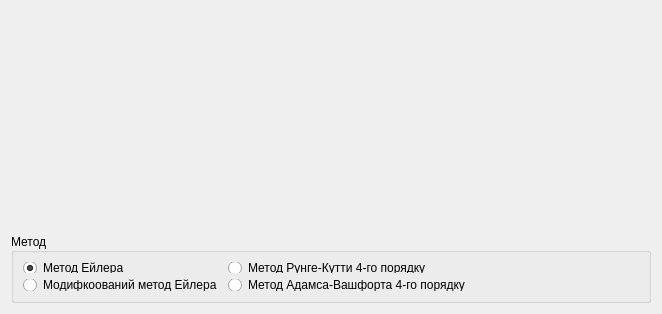
<?xml version="1.0" encoding="UTF-8"?>
<ui version="4.0">
 <class>TabPlot3D</class>
 <widget class="QWidget" name="TabPlot3D">
  <property name="geometry">
   <rect>
    <x>0</x>
    <y>0</y>
    <width>662</width>
    <height>314</height>
   </rect>
  </property>
  <property name="windowTitle">
   <string>Form</string>
  </property>
  <layout class="QVBoxLayout" name="verticalLayout">
   <item>
    <widget class="Plot3D" name="plot3d" native="true"/>
   </item>
   <item>
    <widget class="QGroupBox" name="groupBox">
     <property name="maximumSize">
      <size>
       <width>9999</width>
       <height>70</height>
      </size>
     </property>
     <property name="title">
      <string>Метод</string>
     </property>
     <property name="alignment">
      <set>Qt::AlignLeading|Qt::AlignLeft|Qt::AlignVCenter</set>
     </property>
     <property name="flat">
      <bool>false</bool>
     </property>
     <property name="checkable">
      <bool>false</bool>
     </property>
     <layout class="QFormLayout" name="formLayout">
      <item row="0" column="1">
       <widget class="QRadioButton" name="cbRungeKutta3d">
        <property name="maximumSize">
         <size>
          <width>16777215</width>
          <height>17</height>
         </size>
        </property>
        <property name="text">
         <string>Метод Рунге-Кутти 4-го порядку</string>
        </property>
        <property name="icon">
         <iconset resource="res.qrc">
          <normaloff>:/icons/icons/green.png</normaloff>:/icons/icons/green.png</iconset>
        </property>
       </widget>
      </item>
      <item row="1" column="0">
       <widget class="QRadioButton" name="cbModEulers3d">
        <property name="text">
         <string>Модифкоований метод Ейлера</string>
        </property>
        <property name="icon">
         <iconset resource="res.qrc">
          <normaloff>:/icons/icons/red.png</normaloff>:/icons/icons/red.png</iconset>
        </property>
       </widget>
      </item>
      <item row="0" column="0">
       <widget class="QRadioButton" name="cbEulers3d">
        <property name="toolTip">
         <string>Синий</string>
        </property>
        <property name="text">
         <string>Метод Ейлера</string>
        </property>
        <property name="icon">
         <iconset resource="res.qrc">
          <normaloff>:/icons/icons/blue.png</normaloff>:/icons/icons/blue.png</iconset>
        </property>
        <property name="checked">
         <bool>true</bool>
        </property>
       </widget>
      </item>
      <item row="1" column="1">
       <widget class="QRadioButton" name="cbAdams3d">
        <property name="text">
         <string>Метод Адамса-Вашфорта 4-го порядку</string>
        </property>
        <property name="icon">
         <iconset resource="res.qrc">
          <normaloff>:/icons/icons/magenta.png</normaloff>:/icons/icons/magenta.png</iconset>
        </property>
       </widget>
      </item>
     </layout>
    </widget>
   </item>
  </layout>
 </widget>
 <customwidgets>
  <customwidget>
   <class>Plot3D</class>
   <extends>QWidget</extends>
   <header>plot3d.h</header>
   <container>1</container>
  </customwidget>
 </customwidgets>
 <resources>
  <include location="res.qrc"/>
 </resources>
 <connections/>
</ui>
